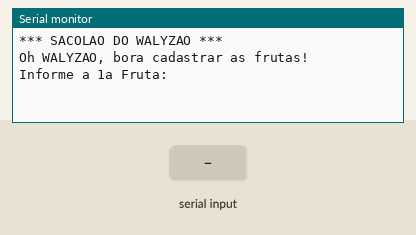
This sketch was run on a simulated Arduino Uno, built with avr-gcc and run on an emulated ATmega328P. Shown: the last lines printed to the serial monitor. Inputs (shaded band) come from the test bench.

Above: at 0.8 s.
0.9 s: "90,45\n" received over Serial
At 3.1 s:
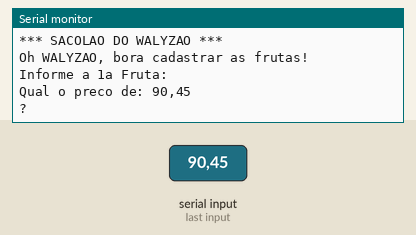
3.4 s: "5\n" received over Serial
At 5.8 s:
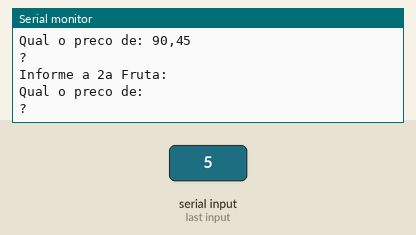

The sketch:

vetores_cadastro_de_frutas_com_pre_os1.ino
```cpp
//Variáveis
//vetor tamanho 6: vai de 0 até 5
String frutas [6];//cria um vetor tamanho 6 (preenchendo as posições)
float precosFrutas [6];

void setup()
{
  Serial.begin(9600);

  Serial.println("*** SACOLAO DO WALYZAO ***");
  Serial.println();
  Serial.println("Oh WALYZAO, bora cadastrar as frutas!");

  Serial.println();

  for(int i = 0; i <= 5; i++){
    //pega a fruta do usuário
    Serial.println("Informe a " + String(i + 1) + "a Fruta:" );
    while(! Serial.available() ){}
    String fruta = Serial.readString();

    //pega o preço da fruta
    Serial.println("Qual o preco de: " + fruta + "?");
    while(! Serial.available() ){}
    float precoDigitado = Serial.parseFloat();

    //põe a fruta na sacola / cadastra a fruta no array/vetor
    frutas[i] = fruta;//guarda a resposta do usuário
    precosFrutas[i] = precoDigitado;

  }//fim do for

  Serial.println();
  Serial.println("-----------------------------------------");
  Serial.println("Exibindo os valores cadastrados: ");
  Serial.println();

  //imprime os valores do array/vetor
  for(int i = 0; i <= 5; i++){
    Serial.println(String(i + 1) + "a Fruta: " + frutas[i]);
    Serial.println("Preco da Fruta: " + String(precosFrutas[i]) + " R$");
    Serial.println("-----------------------------------------");
  }

}//fim do setup

void loop()
{

}
```

Measured:
- after the input at 0.9 s, the serial monitor: prints a new line after 1.0 s (image 1)
- after the input at 3.4 s, the serial monitor: prints a new line at once (image 2)
